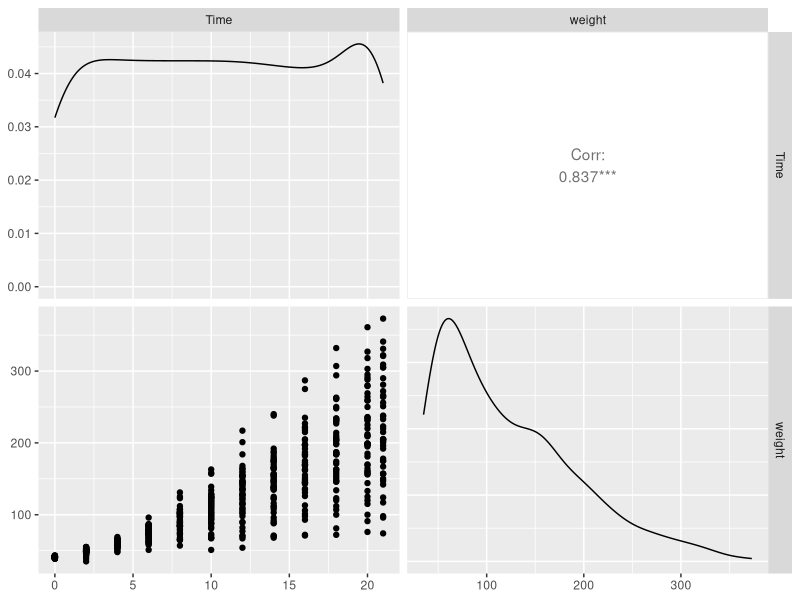
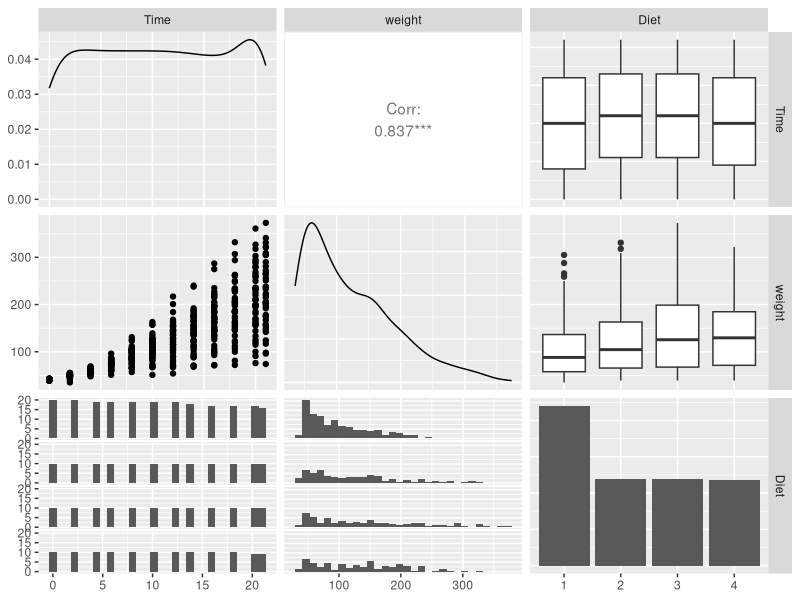
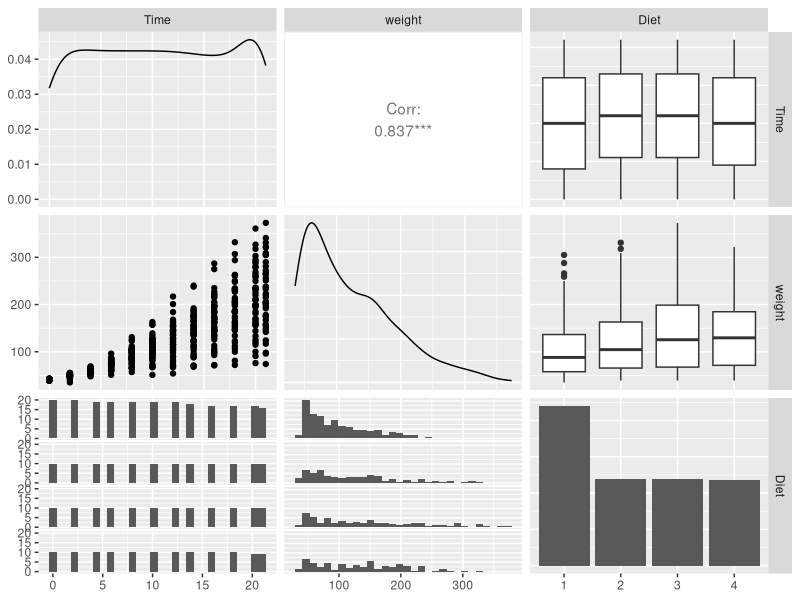

Source code (R) for these figures, in order:
library(GGally)
library(dplyr)

ChickWeight %>% 
  select(Time, weight) %>% 
  ggpairs

ChickWeight %>% 
  select(Time, weight, Diet) %>% 
  ggpairs

ChickWeight %>% 
  select(Time, weight, Diet) %>% 
  ggpairs(colour = "Diet")
